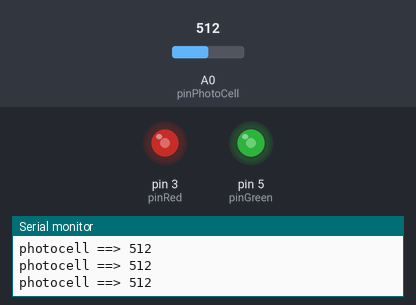
Simulated run of this sketch. Board: Arduino Uno, built with avr-gcc and run on an emulated ATmega328P. Shown: output pins drawn as LEDs (lit = HIGH), the last lines printed to the serial monitor. The inputs (shaded band) are chosen by the test bench; at power-on: A0 (pinPhotoCell) = 512.

Above: at 1.2 s.
1.3 s: A0 (pinPhotoCell) set to 984
At 2.2 s:
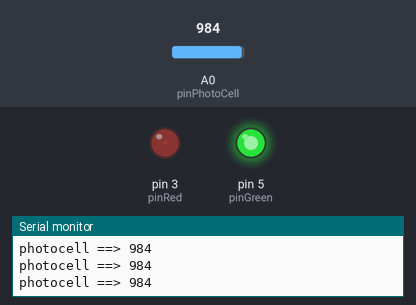
2.8 s: A0 (pinPhotoCell) set to 1015
At 3.5 s:
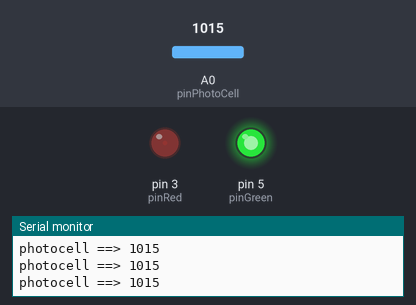
5.8 s: A0 (pinPhotoCell) set to 1023
At 6.8 s:
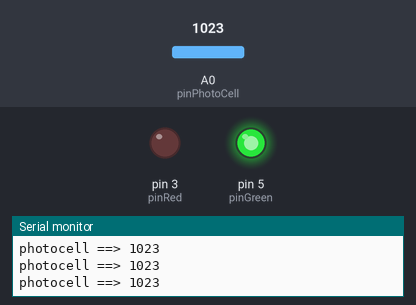
7.3 s: A0 (pinPhotoCell) set to 0
At 7.7 s:
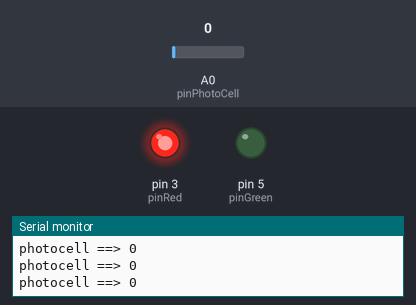
8.8 s: A0 (pinPhotoCell) set to 8
At 10.0 s:
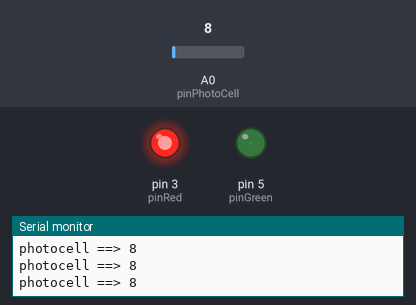
10.3 s: A0 (pinPhotoCell) set to 11
At 11.4 s:
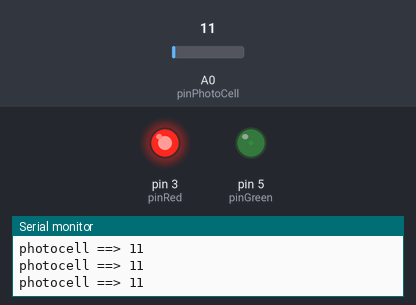
Timing chart, 0 to 12.8 s (numbered marks = the images above; inputs shaded):
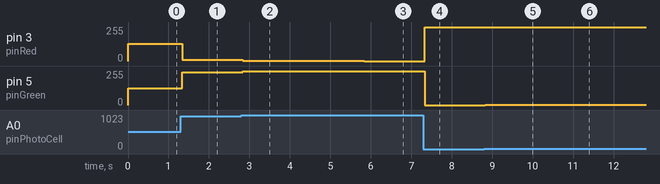

The sketch:

Photocell.ino
```cpp
// Author: Herbert Caller
// Date: 11-11-2017

// Outputs a PWM signal
int pinRed = 3;
int pinGreen = 5;

// Reads the analog voltage (10 bit number)
int pinPhotoCell = 0;

// Reading value
int photoCellInput;

int brightness;

void setup() {
  // Lets to show values on the serial monitor
  Serial.begin(9600);
}

void loop() {
  // Read photocell voltage
  photoCellInput = analogRead(pinPhotoCell);
  // Show values on the serial monitor
  Serial.print("photocell ==> ");
  Serial.println(photoCellInput);
  // Map voltage photocell to LED output range
  brightness = map(photoCellInput, 0, 1023, 0, 255);
  // Full darkness gives a red light
  analogWrite(pinRed, 255 - brightness);
  // Full light gives a green light
  analogWrite(pinGreen, brightness);
}
```

Measured:
- after the input at 1.3 s, pin 3 (pinRed): 128/255 → 10/255 at once; pin 5 (pinGreen): 127/255 → 245/255 at once
- after the input at 2.8 s, pin 3 (pinRed): 10/255 → 2/255 at once; pin 5 (pinGreen): 245/255 → 253/255 at once
- after the input at 5.8 s, pin 3 (pinRed): 2/255 → 0/255 at once; pin 5 (pinGreen): 253/255 → 255/255 at once
- after the input at 7.3 s, pin 3 (pinRed): 0/255 → 255/255 at once; pin 5 (pinGreen): 255/255 → 0/255 at once
- after the input at 8.8 s, pin 3 (pinRed): 255/255 → 254/255 at once; pin 5 (pinGreen): 0/255 → 1/255 at once
- after the input at 10.3 s, pin 3 (pinRed): 254/255 → 253/255 at once; pin 5 (pinGreen): 1/255 → 2/255 at once
